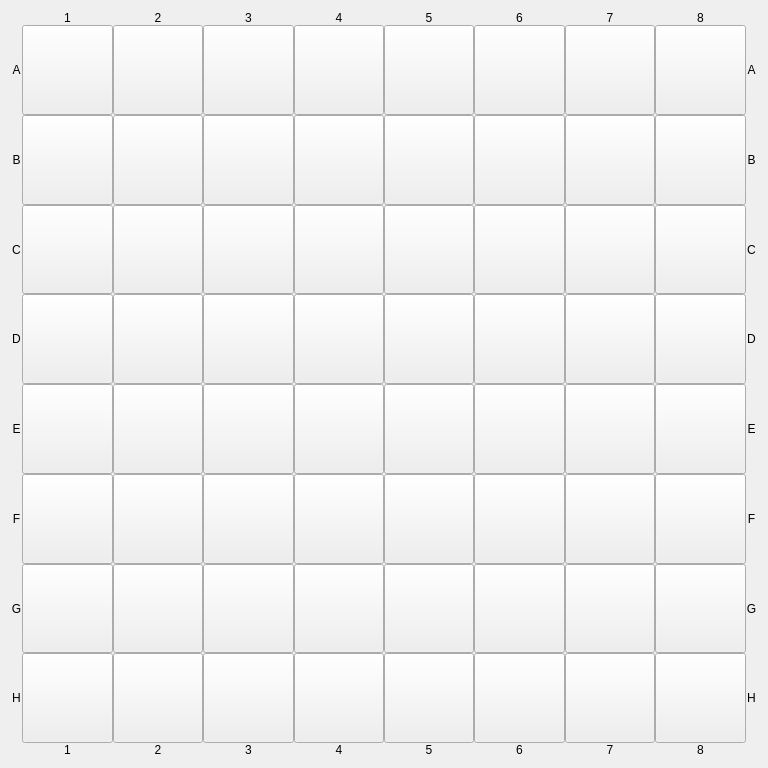
<?xml version="1.0" encoding="UTF-8"?>
<ui version="4.0">
 <class>Board</class>
 <widget class="QWidget" name="Board">
  <property name="geometry">
   <rect>
    <x>0</x>
    <y>0</y>
    <width>768</width>
    <height>768</height>
   </rect>
  </property>
  <property name="sizePolicy">
   <sizepolicy hsizetype="Fixed" vsizetype="Fixed">
    <horstretch>0</horstretch>
    <verstretch>0</verstretch>
   </sizepolicy>
  </property>
  <property name="minimumSize">
   <size>
    <width>480</width>
    <height>480</height>
   </size>
  </property>
  <property name="maximumSize">
   <size>
    <width>768</width>
    <height>768</height>
   </size>
  </property>
  <property name="windowTitle">
   <string>Form</string>
  </property>
  <layout class="QGridLayout" name="gridLayout" rowstretch="1,8,8,8,8,8,8,8,8,1" columnstretch="1,8,8,8,8,8,8,8,8,1">
   <property name="spacing">
    <number>0</number>
   </property>
   <item row="0" column="7">
    <widget class="QLabel" name="label_8">
     <property name="text">
      <string>7</string>
     </property>
     <property name="alignment">
      <set>Qt::AlignCenter</set>
     </property>
    </widget>
   </item>
   <item row="4" column="0">
    <widget class="QLabel" name="label_13">
     <property name="text">
      <string>D</string>
     </property>
     <property name="alignment">
      <set>Qt::AlignCenter</set>
     </property>
    </widget>
   </item>
   <item row="8" column="0">
    <widget class="QLabel" name="label_17">
     <property name="text">
      <string>H</string>
     </property>
     <property name="alignment">
      <set>Qt::AlignCenter</set>
     </property>
    </widget>
   </item>
   <item row="0" column="4">
    <widget class="QLabel" name="label_5">
     <property name="text">
      <string>4</string>
     </property>
     <property name="alignment">
      <set>Qt::AlignCenter</set>
     </property>
    </widget>
   </item>
   <item row="0" column="8">
    <widget class="QLabel" name="label_9">
     <property name="text">
      <string>8</string>
     </property>
     <property name="alignment">
      <set>Qt::AlignCenter</set>
     </property>
    </widget>
   </item>
   <item row="0" column="2">
    <widget class="QLabel" name="label_3">
     <property name="text">
      <string>2</string>
     </property>
     <property name="alignment">
      <set>Qt::AlignCenter</set>
     </property>
    </widget>
   </item>
   <item row="0" column="3">
    <widget class="QLabel" name="label_4">
     <property name="text">
      <string>3</string>
     </property>
     <property name="alignment">
      <set>Qt::AlignCenter</set>
     </property>
    </widget>
   </item>
   <item row="1" column="9">
    <widget class="QLabel" name="label_11">
     <property name="text">
      <string>A</string>
     </property>
     <property name="alignment">
      <set>Qt::AlignCenter</set>
     </property>
    </widget>
   </item>
   <item row="0" column="6">
    <widget class="QLabel" name="label_7">
     <property name="text">
      <string>6</string>
     </property>
     <property name="alignment">
      <set>Qt::AlignCenter</set>
     </property>
    </widget>
   </item>
   <item row="0" column="1">
    <widget class="QLabel" name="label">
     <property name="text">
      <string>1</string>
     </property>
     <property name="alignment">
      <set>Qt::AlignCenter</set>
     </property>
    </widget>
   </item>
   <item row="3" column="0">
    <widget class="QLabel" name="label_12">
     <property name="text">
      <string>C</string>
     </property>
     <property name="alignment">
      <set>Qt::AlignCenter</set>
     </property>
    </widget>
   </item>
   <item row="0" column="5">
    <widget class="QLabel" name="label_6">
     <property name="text">
      <string>5</string>
     </property>
     <property name="alignment">
      <set>Qt::AlignCenter</set>
     </property>
    </widget>
   </item>
   <item row="5" column="0">
    <widget class="QLabel" name="label_14">
     <property name="text">
      <string>E</string>
     </property>
     <property name="alignment">
      <set>Qt::AlignCenter</set>
     </property>
    </widget>
   </item>
   <item row="6" column="0">
    <widget class="QLabel" name="label_15">
     <property name="text">
      <string>F</string>
     </property>
     <property name="alignment">
      <set>Qt::AlignCenter</set>
     </property>
    </widget>
   </item>
   <item row="2" column="0">
    <widget class="QLabel" name="label_10">
     <property name="text">
      <string>B</string>
     </property>
     <property name="alignment">
      <set>Qt::AlignCenter</set>
     </property>
    </widget>
   </item>
   <item row="1" column="0">
    <widget class="QLabel" name="label_2">
     <property name="text">
      <string>A</string>
     </property>
     <property name="alignment">
      <set>Qt::AlignCenter</set>
     </property>
    </widget>
   </item>
   <item row="7" column="0">
    <widget class="QLabel" name="label_16">
     <property name="text">
      <string>G</string>
     </property>
     <property name="alignment">
      <set>Qt::AlignCenter</set>
     </property>
    </widget>
   </item>
   <item row="9" column="1">
    <widget class="QLabel" name="label_19">
     <property name="text">
      <string>1</string>
     </property>
     <property name="alignment">
      <set>Qt::AlignCenter</set>
     </property>
    </widget>
   </item>
   <item row="9" column="2">
    <widget class="QLabel" name="label_18">
     <property name="text">
      <string>2</string>
     </property>
     <property name="alignment">
      <set>Qt::AlignCenter</set>
     </property>
    </widget>
   </item>
   <item row="9" column="3">
    <widget class="QLabel" name="label_20">
     <property name="text">
      <string>3</string>
     </property>
     <property name="alignment">
      <set>Qt::AlignCenter</set>
     </property>
    </widget>
   </item>
   <item row="9" column="4">
    <widget class="QLabel" name="label_21">
     <property name="text">
      <string>4</string>
     </property>
     <property name="alignment">
      <set>Qt::AlignCenter</set>
     </property>
    </widget>
   </item>
   <item row="9" column="5">
    <widget class="QLabel" name="label_22">
     <property name="text">
      <string>5</string>
     </property>
     <property name="alignment">
      <set>Qt::AlignCenter</set>
     </property>
    </widget>
   </item>
   <item row="9" column="6">
    <widget class="QLabel" name="label_23">
     <property name="text">
      <string>6</string>
     </property>
     <property name="alignment">
      <set>Qt::AlignCenter</set>
     </property>
    </widget>
   </item>
   <item row="9" column="7">
    <widget class="QLabel" name="label_24">
     <property name="text">
      <string>7</string>
     </property>
     <property name="alignment">
      <set>Qt::AlignCenter</set>
     </property>
    </widget>
   </item>
   <item row="9" column="8">
    <widget class="QLabel" name="label_25">
     <property name="text">
      <string>8</string>
     </property>
     <property name="alignment">
      <set>Qt::AlignCenter</set>
     </property>
    </widget>
   </item>
   <item row="8" column="9">
    <widget class="QLabel" name="label_26">
     <property name="text">
      <string>H</string>
     </property>
     <property name="alignment">
      <set>Qt::AlignCenter</set>
     </property>
    </widget>
   </item>
   <item row="7" column="9">
    <widget class="QLabel" name="label_27">
     <property name="text">
      <string>G</string>
     </property>
     <property name="alignment">
      <set>Qt::AlignCenter</set>
     </property>
    </widget>
   </item>
   <item row="6" column="9">
    <widget class="QLabel" name="label_28">
     <property name="text">
      <string>F</string>
     </property>
     <property name="alignment">
      <set>Qt::AlignCenter</set>
     </property>
    </widget>
   </item>
   <item row="5" column="9">
    <widget class="QLabel" name="label_29">
     <property name="text">
      <string>E</string>
     </property>
     <property name="alignment">
      <set>Qt::AlignCenter</set>
     </property>
    </widget>
   </item>
   <item row="4" column="9">
    <widget class="QLabel" name="label_30">
     <property name="text">
      <string>D</string>
     </property>
     <property name="alignment">
      <set>Qt::AlignCenter</set>
     </property>
    </widget>
   </item>
   <item row="3" column="9">
    <widget class="QLabel" name="label_31">
     <property name="text">
      <string>C</string>
     </property>
     <property name="alignment">
      <set>Qt::AlignCenter</set>
     </property>
    </widget>
   </item>
   <item row="2" column="9">
    <widget class="QLabel" name="label_32">
     <property name="text">
      <string>B</string>
     </property>
     <property name="alignment">
      <set>Qt::AlignCenter</set>
     </property>
    </widget>
   </item>
   <item row="1" column="1">
    <widget class="Cell" name="Cell_A_1">
     <property name="sizePolicy">
      <sizepolicy hsizetype="Preferred" vsizetype="Preferred">
       <horstretch>0</horstretch>
       <verstretch>0</verstretch>
      </sizepolicy>
     </property>
     <property name="styleSheet">
      <string notr="true"/>
     </property>
     <property name="text">
      <string/>
     </property>
     <property name="checkable">
      <bool>true</bool>
     </property>
    </widget>
   </item>
   <item row="1" column="2">
    <widget class="Cell" name="Cell_A_2">
     <property name="sizePolicy">
      <sizepolicy hsizetype="Preferred" vsizetype="Preferred">
       <horstretch>0</horstretch>
       <verstretch>0</verstretch>
      </sizepolicy>
     </property>
     <property name="styleSheet">
      <string notr="true"/>
     </property>
     <property name="text">
      <string/>
     </property>
     <property name="checkable">
      <bool>true</bool>
     </property>
    </widget>
   </item>
   <item row="1" column="3">
    <widget class="Cell" name="Cell_A_3">
     <property name="sizePolicy">
      <sizepolicy hsizetype="Preferred" vsizetype="Preferred">
       <horstretch>0</horstretch>
       <verstretch>0</verstretch>
      </sizepolicy>
     </property>
     <property name="styleSheet">
      <string notr="true"/>
     </property>
     <property name="text">
      <string/>
     </property>
     <property name="checkable">
      <bool>true</bool>
     </property>
    </widget>
   </item>
   <item row="1" column="4">
    <widget class="Cell" name="Cell_A_4">
     <property name="sizePolicy">
      <sizepolicy hsizetype="Preferred" vsizetype="Preferred">
       <horstretch>0</horstretch>
       <verstretch>0</verstretch>
      </sizepolicy>
     </property>
     <property name="styleSheet">
      <string notr="true"/>
     </property>
     <property name="text">
      <string/>
     </property>
     <property name="checkable">
      <bool>true</bool>
     </property>
    </widget>
   </item>
   <item row="1" column="5">
    <widget class="Cell" name="Cell_A_5">
     <property name="sizePolicy">
      <sizepolicy hsizetype="Preferred" vsizetype="Preferred">
       <horstretch>0</horstretch>
       <verstretch>0</verstretch>
      </sizepolicy>
     </property>
     <property name="styleSheet">
      <string notr="true"/>
     </property>
     <property name="text">
      <string/>
     </property>
     <property name="checkable">
      <bool>true</bool>
     </property>
    </widget>
   </item>
   <item row="1" column="6">
    <widget class="Cell" name="Cell_A_6">
     <property name="sizePolicy">
      <sizepolicy hsizetype="Preferred" vsizetype="Preferred">
       <horstretch>0</horstretch>
       <verstretch>0</verstretch>
      </sizepolicy>
     </property>
     <property name="styleSheet">
      <string notr="true"/>
     </property>
     <property name="text">
      <string/>
     </property>
     <property name="checkable">
      <bool>true</bool>
     </property>
    </widget>
   </item>
   <item row="1" column="7">
    <widget class="Cell" name="Cell_A_7">
     <property name="sizePolicy">
      <sizepolicy hsizetype="Preferred" vsizetype="Preferred">
       <horstretch>0</horstretch>
       <verstretch>0</verstretch>
      </sizepolicy>
     </property>
     <property name="styleSheet">
      <string notr="true"/>
     </property>
     <property name="text">
      <string/>
     </property>
     <property name="checkable">
      <bool>true</bool>
     </property>
    </widget>
   </item>
   <item row="1" column="8">
    <widget class="Cell" name="Cell_A_8">
     <property name="sizePolicy">
      <sizepolicy hsizetype="Preferred" vsizetype="Preferred">
       <horstretch>0</horstretch>
       <verstretch>0</verstretch>
      </sizepolicy>
     </property>
     <property name="styleSheet">
      <string notr="true"/>
     </property>
     <property name="text">
      <string/>
     </property>
     <property name="checkable">
      <bool>true</bool>
     </property>
    </widget>
   </item>
   <item row="2" column="1">
    <widget class="Cell" name="Cell_B_1">
     <property name="sizePolicy">
      <sizepolicy hsizetype="Preferred" vsizetype="Preferred">
       <horstretch>0</horstretch>
       <verstretch>0</verstretch>
      </sizepolicy>
     </property>
     <property name="styleSheet">
      <string notr="true"/>
     </property>
     <property name="text">
      <string/>
     </property>
     <property name="checkable">
      <bool>true</bool>
     </property>
    </widget>
   </item>
   <item row="2" column="2">
    <widget class="Cell" name="Cell_B_2">
     <property name="sizePolicy">
      <sizepolicy hsizetype="Preferred" vsizetype="Preferred">
       <horstretch>0</horstretch>
       <verstretch>0</verstretch>
      </sizepolicy>
     </property>
     <property name="styleSheet">
      <string notr="true"/>
     </property>
     <property name="text">
      <string/>
     </property>
     <property name="checkable">
      <bool>true</bool>
     </property>
    </widget>
   </item>
   <item row="2" column="3">
    <widget class="Cell" name="Cell_B_3">
     <property name="sizePolicy">
      <sizepolicy hsizetype="Preferred" vsizetype="Preferred">
       <horstretch>0</horstretch>
       <verstretch>0</verstretch>
      </sizepolicy>
     </property>
     <property name="styleSheet">
      <string notr="true"/>
     </property>
     <property name="text">
      <string/>
     </property>
     <property name="checkable">
      <bool>true</bool>
     </property>
    </widget>
   </item>
   <item row="2" column="4">
    <widget class="Cell" name="Cell_B_4">
     <property name="sizePolicy">
      <sizepolicy hsizetype="Preferred" vsizetype="Preferred">
       <horstretch>0</horstretch>
       <verstretch>0</verstretch>
      </sizepolicy>
     </property>
     <property name="styleSheet">
      <string notr="true"/>
     </property>
     <property name="text">
      <string/>
     </property>
     <property name="checkable">
      <bool>true</bool>
     </property>
    </widget>
   </item>
   <item row="2" column="5">
    <widget class="Cell" name="Cell_B_5">
     <property name="sizePolicy">
      <sizepolicy hsizetype="Preferred" vsizetype="Preferred">
       <horstretch>0</horstretch>
       <verstretch>0</verstretch>
      </sizepolicy>
     </property>
     <property name="styleSheet">
      <string notr="true"/>
     </property>
     <property name="text">
      <string/>
     </property>
     <property name="checkable">
      <bool>true</bool>
     </property>
    </widget>
   </item>
   <item row="2" column="6">
    <widget class="Cell" name="Cell_B_6">
     <property name="sizePolicy">
      <sizepolicy hsizetype="Preferred" vsizetype="Preferred">
       <horstretch>0</horstretch>
       <verstretch>0</verstretch>
      </sizepolicy>
     </property>
     <property name="styleSheet">
      <string notr="true"/>
     </property>
     <property name="text">
      <string/>
     </property>
     <property name="checkable">
      <bool>true</bool>
     </property>
    </widget>
   </item>
   <item row="2" column="7">
    <widget class="Cell" name="Cell_B_7">
     <property name="sizePolicy">
      <sizepolicy hsizetype="Preferred" vsizetype="Preferred">
       <horstretch>0</horstretch>
       <verstretch>0</verstretch>
      </sizepolicy>
     </property>
     <property name="styleSheet">
      <string notr="true"/>
     </property>
     <property name="text">
      <string/>
     </property>
     <property name="checkable">
      <bool>true</bool>
     </property>
    </widget>
   </item>
   <item row="2" column="8">
    <widget class="Cell" name="Cell_B_8">
     <property name="sizePolicy">
      <sizepolicy hsizetype="Preferred" vsizetype="Preferred">
       <horstretch>0</horstretch>
       <verstretch>0</verstretch>
      </sizepolicy>
     </property>
     <property name="styleSheet">
      <string notr="true"/>
     </property>
     <property name="text">
      <string/>
     </property>
     <property name="checkable">
      <bool>true</bool>
     </property>
    </widget>
   </item>
   <item row="3" column="1">
    <widget class="Cell" name="Cell_C_1">
     <property name="sizePolicy">
      <sizepolicy hsizetype="Preferred" vsizetype="Preferred">
       <horstretch>0</horstretch>
       <verstretch>0</verstretch>
      </sizepolicy>
     </property>
     <property name="styleSheet">
      <string notr="true"/>
     </property>
     <property name="text">
      <string/>
     </property>
     <property name="checkable">
      <bool>true</bool>
     </property>
    </widget>
   </item>
   <item row="3" column="2">
    <widget class="Cell" name="Cell_C_2">
     <property name="sizePolicy">
      <sizepolicy hsizetype="Preferred" vsizetype="Preferred">
       <horstretch>0</horstretch>
       <verstretch>0</verstretch>
      </sizepolicy>
     </property>
     <property name="styleSheet">
      <string notr="true"/>
     </property>
     <property name="text">
      <string/>
     </property>
     <property name="checkable">
      <bool>true</bool>
     </property>
    </widget>
   </item>
   <item row="3" column="3">
    <widget class="Cell" name="Cell_C_3">
     <property name="sizePolicy">
      <sizepolicy hsizetype="Preferred" vsizetype="Preferred">
       <horstretch>0</horstretch>
       <verstretch>0</verstretch>
      </sizepolicy>
     </property>
     <property name="styleSheet">
      <string notr="true"/>
     </property>
     <property name="text">
      <string/>
     </property>
     <property name="checkable">
      <bool>true</bool>
     </property>
    </widget>
   </item>
   <item row="3" column="4">
    <widget class="Cell" name="Cell_C_4">
     <property name="sizePolicy">
      <sizepolicy hsizetype="Preferred" vsizetype="Preferred">
       <horstretch>0</horstretch>
       <verstretch>0</verstretch>
      </sizepolicy>
     </property>
     <property name="styleSheet">
      <string notr="true"/>
     </property>
     <property name="text">
      <string/>
     </property>
     <property name="checkable">
      <bool>true</bool>
     </property>
    </widget>
   </item>
   <item row="3" column="5">
    <widget class="Cell" name="Cell_C_5">
     <property name="sizePolicy">
      <sizepolicy hsizetype="Preferred" vsizetype="Preferred">
       <horstretch>0</horstretch>
       <verstretch>0</verstretch>
      </sizepolicy>
     </property>
     <property name="styleSheet">
      <string notr="true"/>
     </property>
     <property name="text">
      <string/>
     </property>
     <property name="checkable">
      <bool>true</bool>
     </property>
    </widget>
   </item>
   <item row="3" column="6">
    <widget class="Cell" name="Cell_C_6">
     <property name="sizePolicy">
      <sizepolicy hsizetype="Preferred" vsizetype="Preferred">
       <horstretch>0</horstretch>
       <verstretch>0</verstretch>
      </sizepolicy>
     </property>
     <property name="styleSheet">
      <string notr="true"/>
     </property>
     <property name="text">
      <string/>
     </property>
     <property name="checkable">
      <bool>true</bool>
     </property>
    </widget>
   </item>
   <item row="3" column="7">
    <widget class="Cell" name="Cell_C_7">
     <property name="sizePolicy">
      <sizepolicy hsizetype="Preferred" vsizetype="Preferred">
       <horstretch>0</horstretch>
       <verstretch>0</verstretch>
      </sizepolicy>
     </property>
     <property name="styleSheet">
      <string notr="true"/>
     </property>
     <property name="text">
      <string/>
     </property>
     <property name="checkable">
      <bool>true</bool>
     </property>
    </widget>
   </item>
   <item row="3" column="8">
    <widget class="Cell" name="Cell_C_8">
     <property name="sizePolicy">
      <sizepolicy hsizetype="Preferred" vsizetype="Preferred">
       <horstretch>0</horstretch>
       <verstretch>0</verstretch>
      </sizepolicy>
     </property>
     <property name="styleSheet">
      <string notr="true"/>
     </property>
     <property name="text">
      <string/>
     </property>
     <property name="checkable">
      <bool>true</bool>
     </property>
    </widget>
   </item>
   <item row="4" column="1">
    <widget class="Cell" name="Cell_D_1">
     <property name="sizePolicy">
      <sizepolicy hsizetype="Preferred" vsizetype="Preferred">
       <horstretch>0</horstretch>
       <verstretch>0</verstretch>
      </sizepolicy>
     </property>
     <property name="styleSheet">
      <string notr="true"/>
     </property>
     <property name="text">
      <string/>
     </property>
     <property name="checkable">
      <bool>true</bool>
     </property>
    </widget>
   </item>
   <item row="4" column="2">
    <widget class="Cell" name="Cell_D_2">
     <property name="sizePolicy">
      <sizepolicy hsizetype="Preferred" vsizetype="Preferred">
       <horstretch>0</horstretch>
       <verstretch>0</verstretch>
      </sizepolicy>
     </property>
     <property name="styleSheet">
      <string notr="true"/>
     </property>
     <property name="text">
      <string/>
     </property>
     <property name="checkable">
      <bool>true</bool>
     </property>
    </widget>
   </item>
   <item row="4" column="3">
    <widget class="Cell" name="Cell_D_3">
     <property name="sizePolicy">
      <sizepolicy hsizetype="Preferred" vsizetype="Preferred">
       <horstretch>0</horstretch>
       <verstretch>0</verstretch>
      </sizepolicy>
     </property>
     <property name="styleSheet">
      <string notr="true"/>
     </property>
     <property name="text">
      <string/>
     </property>
     <property name="checkable">
      <bool>true</bool>
     </property>
    </widget>
   </item>
   <item row="4" column="4">
    <widget class="Cell" name="Cell_D_4">
     <property name="sizePolicy">
      <sizepolicy hsizetype="Preferred" vsizetype="Preferred">
       <horstretch>0</horstretch>
       <verstretch>0</verstretch>
      </sizepolicy>
     </property>
     <property name="styleSheet">
      <string notr="true"/>
     </property>
     <property name="text">
      <string/>
     </property>
     <property name="checkable">
      <bool>true</bool>
     </property>
    </widget>
   </item>
   <item row="4" column="5">
    <widget class="Cell" name="Cell_D_5">
     <property name="sizePolicy">
      <sizepolicy hsizetype="Preferred" vsizetype="Preferred">
       <horstretch>0</horstretch>
       <verstretch>0</verstretch>
      </sizepolicy>
     </property>
     <property name="styleSheet">
      <string notr="true"/>
     </property>
     <property name="text">
      <string/>
     </property>
     <property name="checkable">
      <bool>true</bool>
     </property>
    </widget>
   </item>
   <item row="4" column="6">
    <widget class="Cell" name="Cell_D_6">
     <property name="sizePolicy">
      <sizepolicy hsizetype="Preferred" vsizetype="Preferred">
       <horstretch>0</horstretch>
       <verstretch>0</verstretch>
      </sizepolicy>
     </property>
     <property name="styleSheet">
      <string notr="true"/>
     </property>
     <property name="text">
      <string/>
     </property>
     <property name="checkable">
      <bool>true</bool>
     </property>
    </widget>
   </item>
   <item row="4" column="7">
    <widget class="Cell" name="Cell_D_7">
     <property name="sizePolicy">
      <sizepolicy hsizetype="Preferred" vsizetype="Preferred">
       <horstretch>0</horstretch>
       <verstretch>0</verstretch>
      </sizepolicy>
     </property>
     <property name="styleSheet">
      <string notr="true"/>
     </property>
     <property name="text">
      <string/>
     </property>
     <property name="checkable">
      <bool>true</bool>
     </property>
    </widget>
   </item>
   <item row="4" column="8">
    <widget class="Cell" name="Cell_D_8">
     <property name="sizePolicy">
      <sizepolicy hsizetype="Preferred" vsizetype="Preferred">
       <horstretch>0</horstretch>
       <verstretch>0</verstretch>
      </sizepolicy>
     </property>
     <property name="styleSheet">
      <string notr="true"/>
     </property>
     <property name="text">
      <string/>
     </property>
     <property name="checkable">
      <bool>true</bool>
     </property>
    </widget>
   </item>
   <item row="5" column="1">
    <widget class="Cell" name="Cell_E_1">
     <property name="sizePolicy">
      <sizepolicy hsizetype="Preferred" vsizetype="Preferred">
       <horstretch>0</horstretch>
       <verstretch>0</verstretch>
      </sizepolicy>
     </property>
     <property name="styleSheet">
      <string notr="true"/>
     </property>
     <property name="text">
      <string/>
     </property>
     <property name="checkable">
      <bool>true</bool>
     </property>
    </widget>
   </item>
   <item row="5" column="2">
    <widget class="Cell" name="Cell_E_2">
     <property name="sizePolicy">
      <sizepolicy hsizetype="Preferred" vsizetype="Preferred">
       <horstretch>0</horstretch>
       <verstretch>0</verstretch>
      </sizepolicy>
     </property>
     <property name="styleSheet">
      <string notr="true"/>
     </property>
     <property name="text">
      <string/>
     </property>
     <property name="checkable">
      <bool>true</bool>
     </property>
    </widget>
   </item>
   <item row="5" column="3">
    <widget class="Cell" name="Cell_E_3">
     <property name="sizePolicy">
      <sizepolicy hsizetype="Preferred" vsizetype="Preferred">
       <horstretch>0</horstretch>
       <verstretch>0</verstretch>
      </sizepolicy>
     </property>
     <property name="styleSheet">
      <string notr="true"/>
     </property>
     <property name="text">
      <string/>
     </property>
     <property name="checkable">
      <bool>true</bool>
     </property>
    </widget>
   </item>
   <item row="5" column="4">
    <widget class="Cell" name="Cell_E_4">
     <property name="sizePolicy">
      <sizepolicy hsizetype="Preferred" vsizetype="Preferred">
       <horstretch>0</horstretch>
       <verstretch>0</verstretch>
      </sizepolicy>
     </property>
     <property name="styleSheet">
      <string notr="true"/>
     </property>
     <property name="text">
      <string/>
     </property>
     <property name="checkable">
      <bool>true</bool>
     </property>
    </widget>
   </item>
   <item row="5" column="5">
    <widget class="Cell" name="Cell_E_5">
     <property name="sizePolicy">
      <sizepolicy hsizetype="Preferred" vsizetype="Preferred">
       <horstretch>0</horstretch>
       <verstretch>0</verstretch>
      </sizepolicy>
     </property>
     <property name="styleSheet">
      <string notr="true"/>
     </property>
     <property name="text">
      <string/>
     </property>
     <property name="checkable">
      <bool>true</bool>
     </property>
    </widget>
   </item>
   <item row="5" column="6">
    <widget class="Cell" name="Cell_E_6">
     <property name="sizePolicy">
      <sizepolicy hsizetype="Preferred" vsizetype="Preferred">
       <horstretch>0</horstretch>
       <verstretch>0</verstretch>
      </sizepolicy>
     </property>
     <property name="styleSheet">
      <string notr="true"/>
     </property>
     <property name="text">
      <string/>
     </property>
     <property name="checkable">
      <bool>true</bool>
     </property>
    </widget>
   </item>
   <item row="5" column="7">
    <widget class="Cell" name="Cell_E_7">
     <property name="sizePolicy">
      <sizepolicy hsizetype="Preferred" vsizetype="Preferred">
       <horstretch>0</horstretch>
       <verstretch>0</verstretch>
      </sizepolicy>
     </property>
     <property name="styleSheet">
      <string notr="true"/>
     </property>
     <property name="text">
      <string/>
     </property>
     <property name="checkable">
      <bool>true</bool>
     </property>
    </widget>
   </item>
   <item row="5" column="8">
    <widget class="Cell" name="Cell_E_8">
     <property name="sizePolicy">
      <sizepolicy hsizetype="Preferred" vsizetype="Preferred">
       <horstretch>0</horstretch>
       <verstretch>0</verstretch>
      </sizepolicy>
     </property>
     <property name="styleSheet">
      <string notr="true"/>
     </property>
     <property name="text">
      <string/>
     </property>
     <property name="checkable">
      <bool>true</bool>
     </property>
    </widget>
   </item>
   <item row="6" column="1">
    <widget class="Cell" name="Cell_F_1">
     <property name="sizePolicy">
      <sizepolicy hsizetype="Preferred" vsizetype="Preferred">
       <horstretch>0</horstretch>
       <verstretch>0</verstretch>
      </sizepolicy>
     </property>
     <property name="styleSheet">
      <string notr="true"/>
     </property>
     <property name="text">
      <string/>
     </property>
     <property name="checkable">
      <bool>true</bool>
     </property>
    </widget>
   </item>
   <item row="6" column="2">
    <widget class="Cell" name="Cell_F_2">
     <property name="sizePolicy">
      <sizepolicy hsizetype="Preferred" vsizetype="Preferred">
       <horstretch>0</horstretch>
       <verstretch>0</verstretch>
      </sizepolicy>
     </property>
     <property name="styleSheet">
      <string notr="true"/>
     </property>
     <property name="text">
      <string/>
     </property>
     <property name="checkable">
      <bool>true</bool>
     </property>
    </widget>
   </item>
   <item row="6" column="3">
    <widget class="Cell" name="Cell_F_3">
     <property name="sizePolicy">
      <sizepolicy hsizetype="Preferred" vsizetype="Preferred">
       <horstretch>0</horstretch>
       <verstretch>0</verstretch>
      </sizepolicy>
     </property>
     <property name="styleSheet">
      <string notr="true"/>
     </property>
     <property name="text">
      <string/>
     </property>
     <property name="checkable">
      <bool>true</bool>
     </property>
    </widget>
   </item>
   <item row="6" column="4">
    <widget class="Cell" name="Cell_F_4">
     <property name="sizePolicy">
      <sizepolicy hsizetype="Preferred" vsizetype="Preferred">
       <horstretch>0</horstretch>
       <verstretch>0</verstretch>
      </sizepolicy>
     </property>
     <property name="styleSheet">
      <string notr="true"/>
     </property>
     <property name="text">
      <string/>
     </property>
     <property name="checkable">
      <bool>true</bool>
     </property>
    </widget>
   </item>
   <item row="6" column="5">
    <widget class="Cell" name="Cell_F_5">
     <property name="sizePolicy">
      <sizepolicy hsizetype="Preferred" vsizetype="Preferred">
       <horstretch>0</horstretch>
       <verstretch>0</verstretch>
      </sizepolicy>
     </property>
     <property name="styleSheet">
      <string notr="true"/>
     </property>
     <property name="text">
      <string/>
     </property>
     <property name="checkable">
      <bool>true</bool>
     </property>
    </widget>
   </item>
   <item row="6" column="6">
    <widget class="Cell" name="Cell_F_6">
     <property name="sizePolicy">
      <sizepolicy hsizetype="Preferred" vsizetype="Preferred">
       <horstretch>0</horstretch>
       <verstretch>0</verstretch>
      </sizepolicy>
     </property>
     <property name="styleSheet">
      <string notr="true"/>
     </property>
     <property name="text">
      <string/>
     </property>
     <property name="checkable">
      <bool>true</bool>
     </property>
    </widget>
   </item>
   <item row="6" column="7">
    <widget class="Cell" name="Cell_F_7">
     <property name="sizePolicy">
      <sizepolicy hsizetype="Preferred" vsizetype="Preferred">
       <horstretch>0</horstretch>
       <verstretch>0</verstretch>
      </sizepolicy>
     </property>
     <property name="styleSheet">
      <string notr="true"/>
     </property>
     <property name="text">
      <string/>
     </property>
     <property name="checkable">
      <bool>true</bool>
     </property>
    </widget>
   </item>
   <item row="6" column="8">
    <widget class="Cell" name="Cell_F_8">
     <property name="sizePolicy">
      <sizepolicy hsizetype="Preferred" vsizetype="Preferred">
       <horstretch>0</horstretch>
       <verstretch>0</verstretch>
      </sizepolicy>
     </property>
     <property name="styleSheet">
      <string notr="true"/>
     </property>
     <property name="text">
      <string/>
     </property>
     <property name="checkable">
      <bool>true</bool>
     </property>
    </widget>
   </item>
   <item row="7" column="1">
    <widget class="Cell" name="Cell_G_1">
     <property name="sizePolicy">
      <sizepolicy hsizetype="Preferred" vsizetype="Preferred">
       <horstretch>0</horstretch>
       <verstretch>0</verstretch>
      </sizepolicy>
     </property>
     <property name="styleSheet">
      <string notr="true"/>
     </property>
     <property name="text">
      <string/>
     </property>
     <property name="checkable">
      <bool>true</bool>
     </property>
    </widget>
   </item>
   <item row="7" column="2">
    <widget class="Cell" name="Cell_G_2">
     <property name="sizePolicy">
      <sizepolicy hsizetype="Preferred" vsizetype="Preferred">
       <horstretch>0</horstretch>
       <verstretch>0</verstretch>
      </sizepolicy>
     </property>
     <property name="styleSheet">
      <string notr="true"/>
     </property>
     <property name="text">
      <string/>
     </property>
     <property name="checkable">
      <bool>true</bool>
     </property>
    </widget>
   </item>
   <item row="7" column="3">
    <widget class="Cell" name="Cell_G_3">
     <property name="sizePolicy">
      <sizepolicy hsizetype="Preferred" vsizetype="Preferred">
       <horstretch>0</horstretch>
       <verstretch>0</verstretch>
      </sizepolicy>
     </property>
     <property name="styleSheet">
      <string notr="true"/>
     </property>
     <property name="text">
      <string/>
     </property>
     <property name="checkable">
      <bool>true</bool>
     </property>
    </widget>
   </item>
   <item row="7" column="4">
    <widget class="Cell" name="Cell_G_4">
     <property name="sizePolicy">
      <sizepolicy hsizetype="Preferred" vsizetype="Preferred">
       <horstretch>0</horstretch>
       <verstretch>0</verstretch>
      </sizepolicy>
     </property>
     <property name="styleSheet">
      <string notr="true"/>
     </property>
     <property name="text">
      <string/>
     </property>
     <property name="checkable">
      <bool>true</bool>
     </property>
    </widget>
   </item>
   <item row="7" column="5">
    <widget class="Cell" name="Cell_G_5">
     <property name="sizePolicy">
      <sizepolicy hsizetype="Preferred" vsizetype="Preferred">
       <horstretch>0</horstretch>
       <verstretch>0</verstretch>
      </sizepolicy>
     </property>
     <property name="styleSheet">
      <string notr="true"/>
     </property>
     <property name="text">
      <string/>
     </property>
     <property name="checkable">
      <bool>true</bool>
     </property>
    </widget>
   </item>
   <item row="7" column="6">
    <widget class="Cell" name="Cell_G_6">
     <property name="sizePolicy">
      <sizepolicy hsizetype="Preferred" vsizetype="Preferred">
       <horstretch>0</horstretch>
       <verstretch>0</verstretch>
      </sizepolicy>
     </property>
     <property name="styleSheet">
      <string notr="true"/>
     </property>
     <property name="text">
      <string/>
     </property>
     <property name="checkable">
      <bool>true</bool>
     </property>
    </widget>
   </item>
   <item row="7" column="7">
    <widget class="Cell" name="Cell_G_7">
     <property name="sizePolicy">
      <sizepolicy hsizetype="Preferred" vsizetype="Preferred">
       <horstretch>0</horstretch>
       <verstretch>0</verstretch>
      </sizepolicy>
     </property>
     <property name="styleSheet">
      <string notr="true"/>
     </property>
     <property name="text">
      <string/>
     </property>
     <property name="checkable">
      <bool>true</bool>
     </property>
    </widget>
   </item>
   <item row="7" column="8">
    <widget class="Cell" name="Cell_G_8">
     <property name="sizePolicy">
      <sizepolicy hsizetype="Preferred" vsizetype="Preferred">
       <horstretch>0</horstretch>
       <verstretch>0</verstretch>
      </sizepolicy>
     </property>
     <property name="styleSheet">
      <string notr="true"/>
     </property>
     <property name="text">
      <string/>
     </property>
     <property name="checkable">
      <bool>true</bool>
     </property>
    </widget>
   </item>
   <item row="8" column="1">
    <widget class="Cell" name="Cell_H_1">
     <property name="sizePolicy">
      <sizepolicy hsizetype="Preferred" vsizetype="Preferred">
       <horstretch>0</horstretch>
       <verstretch>0</verstretch>
      </sizepolicy>
     </property>
     <property name="styleSheet">
      <string notr="true"/>
     </property>
     <property name="text">
      <string/>
     </property>
     <property name="checkable">
      <bool>true</bool>
     </property>
    </widget>
   </item>
   <item row="8" column="2">
    <widget class="Cell" name="Cell_H_2">
     <property name="sizePolicy">
      <sizepolicy hsizetype="Preferred" vsizetype="Preferred">
       <horstretch>0</horstretch>
       <verstretch>0</verstretch>
      </sizepolicy>
     </property>
     <property name="styleSheet">
      <string notr="true"/>
     </property>
     <property name="text">
      <string/>
     </property>
     <property name="checkable">
      <bool>true</bool>
     </property>
    </widget>
   </item>
   <item row="8" column="3">
    <widget class="Cell" name="Cell_H_3">
     <property name="sizePolicy">
      <sizepolicy hsizetype="Preferred" vsizetype="Preferred">
       <horstretch>0</horstretch>
       <verstretch>0</verstretch>
      </sizepolicy>
     </property>
     <property name="styleSheet">
      <string notr="true"/>
     </property>
     <property name="text">
      <string/>
     </property>
     <property name="checkable">
      <bool>true</bool>
     </property>
    </widget>
   </item>
   <item row="8" column="4">
    <widget class="Cell" name="Cell_H_4">
     <property name="sizePolicy">
      <sizepolicy hsizetype="Preferred" vsizetype="Preferred">
       <horstretch>0</horstretch>
       <verstretch>0</verstretch>
      </sizepolicy>
     </property>
     <property name="styleSheet">
      <string notr="true"/>
     </property>
     <property name="text">
      <string/>
     </property>
     <property name="checkable">
      <bool>true</bool>
     </property>
    </widget>
   </item>
   <item row="8" column="5">
    <widget class="Cell" name="Cell_H_5">
     <property name="sizePolicy">
      <sizepolicy hsizetype="Preferred" vsizetype="Preferred">
       <horstretch>0</horstretch>
       <verstretch>0</verstretch>
      </sizepolicy>
     </property>
     <property name="styleSheet">
      <string notr="true"/>
     </property>
     <property name="text">
      <string/>
     </property>
     <property name="checkable">
      <bool>true</bool>
     </property>
    </widget>
   </item>
   <item row="8" column="6">
    <widget class="Cell" name="Cell_H_6">
     <property name="sizePolicy">
      <sizepolicy hsizetype="Preferred" vsizetype="Preferred">
       <horstretch>0</horstretch>
       <verstretch>0</verstretch>
      </sizepolicy>
     </property>
     <property name="styleSheet">
      <string notr="true"/>
     </property>
     <property name="text">
      <string/>
     </property>
     <property name="checkable">
      <bool>true</bool>
     </property>
    </widget>
   </item>
   <item row="8" column="7">
    <widget class="Cell" name="Cell_H_7">
     <property name="sizePolicy">
      <sizepolicy hsizetype="Preferred" vsizetype="Preferred">
       <horstretch>0</horstretch>
       <verstretch>0</verstretch>
      </sizepolicy>
     </property>
     <property name="styleSheet">
      <string notr="true"/>
     </property>
     <property name="text">
      <string/>
     </property>
     <property name="checkable">
      <bool>true</bool>
     </property>
    </widget>
   </item>
   <item row="8" column="8">
    <widget class="Cell" name="Cell_H_8">
     <property name="sizePolicy">
      <sizepolicy hsizetype="Preferred" vsizetype="Preferred">
       <horstretch>0</horstretch>
       <verstretch>0</verstretch>
      </sizepolicy>
     </property>
     <property name="styleSheet">
      <string notr="true"/>
     </property>
     <property name="text">
      <string/>
     </property>
     <property name="checkable">
      <bool>true</bool>
     </property>
    </widget>
   </item>
  </layout>
 </widget>
 <customwidgets>
  <customwidget>
   <class>Cell</class>
   <extends>QPushButton</extends>
   <header>../../Source/Cell.h</header>
  </customwidget>
 </customwidgets>
 <resources/>
 <connections/>
</ui>
